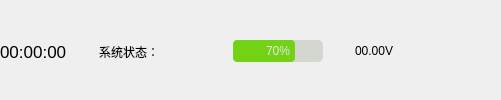
           <widget class="QWidget" name="widget_3" native="true">
            <property name="styleSheet">
             <string notr="true"/>
            </property>
            <layout class="QHBoxLayout" name="horizontalLayout_5">
             <property name="spacing">
              <number>0</number>
             </property>
             <property name="leftMargin">
              <number>0</number>
             </property>
             <property name="topMargin">
              <number>3</number>
             </property>
             <property name="rightMargin">
              <number>0</number>
             </property>
             <property name="bottomMargin">
              <number>0</number>
             </property>
             <item>
              <layout class="QHBoxLayout" name="horizontalLayout_3">
               <item>
                <widget class="QLabel" name="label_time">
                 <property name="minimumSize">
                  <size>
                   <width>60</width>
                   <height>0</height>
                  </size>
                 </property>
                 <property name="font">
                  <font>
                   <pointsize>13</pointsize>
                  </font>
                 </property>
                 <property name="text">
                  <string>00:00:00</string>
                 </property>
                </widget>
               </item>
               <item>
                <widget class="QLabel" name="label_19">
                 <property name="minimumSize">
                  <size>
                   <width>32</width>
                   <height>32</height>
                  </size>
                 </property>
                 <property name="maximumSize">
                  <size>
                   <width>32</width>
                   <height>32</height>
                  </size>
                 </property>
                 <property name="text">
                  <string/>
                 </property>
                 <property name="pixmap">
                  <pixmap resource="../resources/images.qrc">:/images/robot2.png</pixmap>
                 </property>
                </widget>
               </item>
               <item>
                <widget class="QLabel" name="label_18">
                 <property name="styleSheet">
                  <string notr="true"/>
                 </property>
                 <property name="text">
                  <string>系统状态：</string>
                 </property>
                </widget>
               </item>
               <item>
                <widget class="QPushButton" name="pushButton_status">
                 <property name="minimumSize">
                  <size>
                   <width>20</width>
                   <height>20</height>
                  </size>
                 </property>
                 <property name="maximumSize">
                  <size>
                   <width>20</width>
                   <height>20</height>
                  </size>
                 </property>
                 <property name="cursor">
                  <cursorShape>PointingHandCursor</cursorShape>
                 </property>
                 <property name="styleSheet">
                  <string notr="true">QPushButton{
border:none; 
padding:0px 0px 0px 0px;
margin:0px 0px 0px 0px;
}</string>
                 </property>
                 <property name="text">
                  <string/>
                 </property>
                </widget>
               </item>
               <item>
                <spacer name="horizontalSpacer">
                 <property name="orientation">
                  <enum>Qt::Horizontal</enum>
                 </property>
                 <property name="sizeHint" stdset="0">
                  <size>
                   <width>40</width>
                   <height>20</height>
                  </size>
                 </property>
                </spacer>
               </item>
               <item>
                <widget class="QLabel" name="label_10">
                 <property name="styleSheet">
                  <string notr="true"/>
                 </property>
                 <property name="text">
                  <string/>
                 </property>
                </widget>
               </item>
               <item>
                <widget class="QLabel" name="label_6">
                 <property name="maximumSize">
                  <size>
                   <width>30</width>
                   <height>30</height>
                  </size>
                 </property>
                 <property name="text">
                  <string/>
                 </property>
                 <property name="pixmap">
                  <pixmap resource="../resources/images.qrc">:/images/power.png</pixmap>
                 </property>
                </widget>
               </item>
               <item>
                <widget class="QProgressBar" name="progressBar">
                 <property name="maximumSize">
                  <size>
                   <width>90</width>
                   <height>16777215</height>
                  </size>
                 </property>
                 <property name="styleSheet">
                  <string notr="true">QProgressBar#progressBar
{
      border:none;   /*无边框*/
      background:rgb(211, 215, 207);
      border-radius:5px;
      text-align:center;   /*文本的位置*/
      color: rgb(229, 229, 229);  /*文本颜色*/
}
 
QProgressBar::chunk 
{
      background-color:rgb(115, 210, 22);
      border-radius:4px;
}
</string>
                 </property>
                 <property name="value">
                  <number>70</number>
                 </property>
                </widget>
               </item>
               <item>
                <widget class="QLabel" name="label_11">
                 <property name="minimumSize">
                  <size>
                   <width>32</width>
                   <height>32</height>
                  </size>
                 </property>
                 <property name="maximumSize">
                  <size>
                   <width>32</width>
                   <height>32</height>
                  </size>
                 </property>
                 <property name="text">
                  <string/>
                 </property>
                 <property name="pixmap">
                  <pixmap resource="../resources/images.qrc">:/images/power-v.png</pixmap>
                 </property>
                </widget>
               </item>
               <item>
                <widget class="QLabel" name="label_power">
                 <property name="minimumSize">
                  <size>
                   <width>50</width>
                   <height>32</height>
                  </size>
                 </property>
                 <property name="maximumSize">
                  <size>
                   <width>50</width>
                   <height>32</height>
                  </size>
                 </property>
                 <property name="styleSheet">
                  <string notr="true"/>
                 </property>
                 <property name="text">
                  <string>00.00V</string>
                 </property>
                </widget>
               </item>
               <item>
                <widget class="QPushButton" name="min_btn">
                 <property name="cursor">
                  <cursorShape>PointingHandCursor</cursorShape>
                 </property>
                 <property name="styleSheet">
                  <string notr="true">border:none</string>
                 </property>
                 <property name="text">
                  <string/>
                 </property>
                 <property name="icon">
                  <iconset theme="://images/min.png">
                   <normaloff>.</normaloff>.</iconset>
                 </property>
                </widget>
               </item>
               <item>
                <widget class="QPushButton" name="max_btn">
                 <property name="cursor">
                  <cursorShape>PointingHandCursor</cursorShape>
                 </property>
                 <property name="styleSheet">
                  <string notr="true">border:none</string>
                 </property>
                 <property name="text">
                  <string/>
                 </property>
                 <property name="icon">
                  <iconset theme="://images/max.png">
                   <normaloff>.</normaloff>.</iconset>
                 </property>
                </widget>
               </item>
               <item>
                <widget class="QPushButton" name="close_btn">
                 <property name="cursor">
                  <cursorShape>PointingHandCursor</cursorShape>
                 </property>
                 <property name="styleSheet">
                  <string notr="true">border:none</string>
                 </property>
                 <property name="text">
                  <string/>
                 </property>
                 <property name="icon">
                  <iconset theme="://images/close.png">
                   <normaloff>.</normaloff>.</iconset>
                 </property>
                </widget>
               </item>
              </layout>
             </item>
            </layout>
           </widget>
